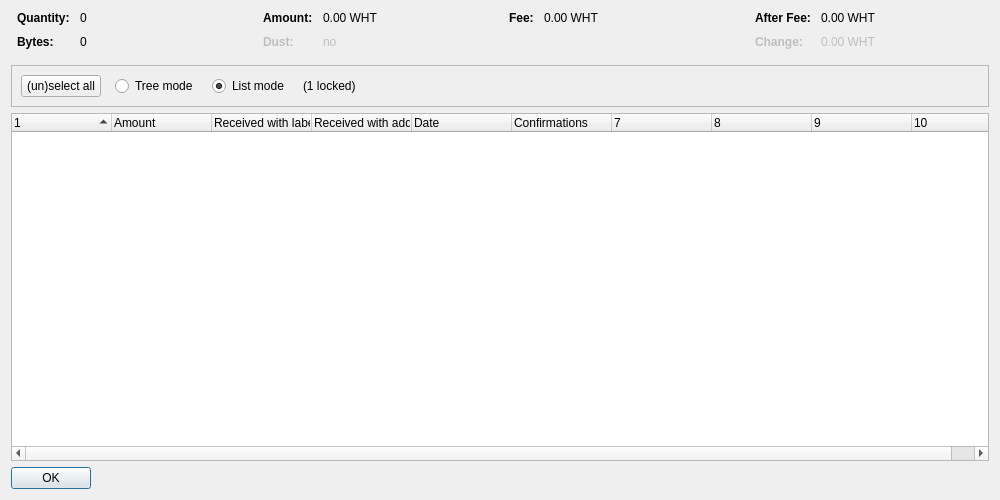
<?xml version="1.0" encoding="UTF-8"?>
<ui version="4.0">
 <class>CoinControlDialog</class>
 <widget class="QDialog" name="CoinControlDialog">
  <property name="geometry">
   <rect>
    <x>0</x>
    <y>0</y>
    <width>1000</width>
    <height>500</height>
   </rect>
  </property>
  <property name="windowTitle">
   <string>Coin Selection</string>
  </property>
  <layout class="QVBoxLayout" name="verticalLayout">
   <item>
    <layout class="QHBoxLayout" name="horizontalLayoutTop" stretch="0,0,0,0">
     <property name="topMargin">
      <number>0</number>
     </property>
     <property name="bottomMargin">
      <number>10</number>
     </property>
     <item>
      <layout class="QFormLayout" name="formLayoutCoinControl1">
       <property name="horizontalSpacing">
        <number>10</number>
       </property>
       <property name="verticalSpacing">
        <number>10</number>
       </property>
       <property name="leftMargin">
        <number>6</number>
       </property>
       <property name="rightMargin">
        <number>6</number>
       </property>
       <item row="0" column="0">
        <widget class="QLabel" name="labelCoinControlQuantityText">
         <property name="font">
          <font>
           <weight>75</weight>
           <bold>true</bold>
          </font>
         </property>
         <property name="text">
          <string>Quantity:</string>
         </property>
        </widget>
       </item>
       <item row="0" column="1">
        <widget class="QLabel" name="labelCoinControlQuantity">
         <property name="cursor">
          <cursorShape>IBeamCursor</cursorShape>
         </property>
         <property name="contextMenuPolicy">
          <enum>Qt::ActionsContextMenu</enum>
         </property>
         <property name="text">
          <string notr="true">0</string>
         </property>
         <property name="textInteractionFlags">
          <set>Qt::LinksAccessibleByMouse|Qt::TextSelectableByKeyboard|Qt::TextSelectableByMouse</set>
         </property>
        </widget>
       </item>
       <item row="1" column="0">
        <widget class="QLabel" name="labelCoinControlBytesText">
         <property name="font">
          <font>
           <weight>75</weight>
           <bold>true</bold>
          </font>
         </property>
         <property name="text">
          <string>Bytes:</string>
         </property>
        </widget>
       </item>
       <item row="1" column="1">
        <widget class="QLabel" name="labelCoinControlBytes">
         <property name="cursor">
          <cursorShape>IBeamCursor</cursorShape>
         </property>
         <property name="contextMenuPolicy">
          <enum>Qt::ActionsContextMenu</enum>
         </property>
         <property name="text">
          <string notr="true">0</string>
         </property>
         <property name="textInteractionFlags">
          <set>Qt::LinksAccessibleByMouse|Qt::TextSelectableByKeyboard|Qt::TextSelectableByMouse</set>
         </property>
        </widget>
       </item>
      </layout>
     </item>
     <item>
      <layout class="QFormLayout" name="formLayoutCoinControl2">
       <property name="horizontalSpacing">
        <number>10</number>
       </property>
       <property name="verticalSpacing">
        <number>10</number>
       </property>
       <property name="leftMargin">
        <number>6</number>
       </property>
       <property name="rightMargin">
        <number>6</number>
       </property>
       <item row="0" column="0">
        <widget class="QLabel" name="labelCoinControlAmountText">
         <property name="font">
          <font>
           <weight>75</weight>
           <bold>true</bold>
          </font>
         </property>
         <property name="text">
          <string>Amount:</string>
         </property>
        </widget>
       </item>
       <item row="0" column="1">
        <widget class="QLabel" name="labelCoinControlAmount">
         <property name="cursor">
          <cursorShape>IBeamCursor</cursorShape>
         </property>
         <property name="contextMenuPolicy">
          <enum>Qt::ActionsContextMenu</enum>
         </property>
         <property name="text">
          <string notr="true">0.00 WHT</string>
         </property>
         <property name="textInteractionFlags">
          <set>Qt::LinksAccessibleByMouse|Qt::TextSelectableByKeyboard|Qt::TextSelectableByMouse</set>
         </property>
        </widget>
       </item>
       <item row="1" column="0">
        <widget class="QLabel" name="labelCoinControlLowOutputText">
         <property name="enabled">
          <bool>false</bool>
         </property>
         <property name="font">
          <font>
           <weight>75</weight>
           <bold>true</bold>
          </font>
         </property>
         <property name="text">
          <string>Dust:</string>
         </property>
        </widget>
       </item>
       <item row="1" column="1">
        <widget class="QLabel" name="labelCoinControlLowOutput">
         <property name="enabled">
          <bool>false</bool>
         </property>
         <property name="cursor">
          <cursorShape>IBeamCursor</cursorShape>
         </property>
         <property name="contextMenuPolicy">
          <enum>Qt::ActionsContextMenu</enum>
         </property>
         <property name="text">
          <string notr="true">no</string>
         </property>
         <property name="textInteractionFlags">
          <set>Qt::LinksAccessibleByMouse|Qt::TextSelectableByKeyboard|Qt::TextSelectableByMouse</set>
         </property>
        </widget>
       </item>
      </layout>
     </item>
     <item>
      <layout class="QFormLayout" name="formLayoutCoinControl3">
       <property name="horizontalSpacing">
        <number>10</number>
       </property>
       <property name="verticalSpacing">
        <number>10</number>
       </property>
       <property name="leftMargin">
        <number>6</number>
       </property>
       <property name="rightMargin">
        <number>6</number>
       </property>
       <item row="0" column="0">
        <widget class="QLabel" name="labelCoinControlFeeText">
         <property name="font">
          <font>
           <weight>75</weight>
           <bold>true</bold>
          </font>
         </property>
         <property name="text">
          <string>Fee:</string>
         </property>
        </widget>
       </item>
       <item row="0" column="1">
        <widget class="QLabel" name="labelCoinControlFee">
         <property name="cursor">
          <cursorShape>IBeamCursor</cursorShape>
         </property>
         <property name="contextMenuPolicy">
          <enum>Qt::ActionsContextMenu</enum>
         </property>
         <property name="text">
          <string notr="true">0.00 WHT</string>
         </property>
         <property name="textInteractionFlags">
          <set>Qt::LinksAccessibleByMouse|Qt::TextSelectableByKeyboard|Qt::TextSelectableByMouse</set>
         </property>
        </widget>
       </item>
      </layout>
     </item>
     <item>
      <layout class="QFormLayout" name="formLayoutCoinControl4">
       <property name="horizontalSpacing">
        <number>10</number>
       </property>
       <property name="verticalSpacing">
        <number>10</number>
       </property>
       <property name="leftMargin">
        <number>6</number>
       </property>
       <property name="rightMargin">
        <number>6</number>
       </property>
       <item row="0" column="0">
        <widget class="QLabel" name="labelCoinControlAfterFeeText">
         <property name="font">
          <font>
           <weight>75</weight>
           <bold>true</bold>
          </font>
         </property>
         <property name="text">
          <string>After Fee:</string>
         </property>
        </widget>
       </item>
       <item row="0" column="1">
        <widget class="QLabel" name="labelCoinControlAfterFee">
         <property name="cursor">
          <cursorShape>IBeamCursor</cursorShape>
         </property>
         <property name="contextMenuPolicy">
          <enum>Qt::ActionsContextMenu</enum>
         </property>
         <property name="text">
          <string notr="true">0.00 WHT</string>
         </property>
         <property name="textInteractionFlags">
          <set>Qt::LinksAccessibleByMouse|Qt::TextSelectableByKeyboard|Qt::TextSelectableByMouse</set>
         </property>
        </widget>
       </item>
       <item row="1" column="0">
        <widget class="QLabel" name="labelCoinControlChangeText">
         <property name="enabled">
          <bool>false</bool>
         </property>
         <property name="font">
          <font>
           <weight>75</weight>
           <bold>true</bold>
          </font>
         </property>
         <property name="text">
          <string>Change:</string>
         </property>
        </widget>
       </item>
       <item row="1" column="1">
        <widget class="QLabel" name="labelCoinControlChange">
         <property name="enabled">
          <bool>false</bool>
         </property>
         <property name="cursor">
          <cursorShape>IBeamCursor</cursorShape>
         </property>
         <property name="contextMenuPolicy">
          <enum>Qt::ActionsContextMenu</enum>
         </property>
         <property name="text">
          <string notr="true">0.00 WHT</string>
         </property>
         <property name="textInteractionFlags">
          <set>Qt::LinksAccessibleByMouse|Qt::TextSelectableByKeyboard|Qt::TextSelectableByMouse</set>
         </property>
        </widget>
       </item>
      </layout>
     </item>
    </layout>
   </item>
   <item>
    <widget class="QFrame" name="frame">
     <property name="minimumSize">
      <size>
       <width>0</width>
       <height>40</height>
      </size>
     </property>
     <property name="frameShape">
      <enum>QFrame::StyledPanel</enum>
     </property>
     <property name="frameShadow">
      <enum>QFrame::Sunken</enum>
     </property>
     <layout class="QHBoxLayout" name="horizontalLayout">
      <item>
       <layout class="QHBoxLayout" name="horizontalLayoutPanel" stretch="0,0,0,0,0">
        <property name="spacing">
         <number>14</number>
        </property>
        <item>
         <widget class="QPushButton" name="pushButtonSelectAll">
          <property name="sizePolicy">
           <sizepolicy hsizetype="Maximum" vsizetype="Fixed">
            <horstretch>0</horstretch>
            <verstretch>0</verstretch>
           </sizepolicy>
          </property>
          <property name="text">
           <string>(un)select all</string>
          </property>
          <property name="autoDefault">
           <bool>false</bool>
          </property>
         </widget>
        </item>
        <item>
         <widget class="QRadioButton" name="radioTreeMode">
          <property name="sizePolicy">
           <sizepolicy hsizetype="Maximum" vsizetype="Fixed">
            <horstretch>0</horstretch>
            <verstretch>0</verstretch>
           </sizepolicy>
          </property>
          <property name="text">
           <string>Tree mode</string>
          </property>
         </widget>
        </item>
        <item>
         <widget class="QRadioButton" name="radioListMode">
          <property name="sizePolicy">
           <sizepolicy hsizetype="Maximum" vsizetype="Fixed">
            <horstretch>0</horstretch>
            <verstretch>0</verstretch>
           </sizepolicy>
          </property>
          <property name="text">
           <string>List mode</string>
          </property>
          <property name="checked">
           <bool>true</bool>
          </property>
         </widget>
        </item>
        <item>
         <widget class="QLabel" name="labelLocked">
          <property name="text">
           <string notr="true">(1 locked)</string>
          </property>
         </widget>
        </item>
        <item>
         <spacer name="horizontalSpacer">
          <property name="orientation">
           <enum>Qt::Horizontal</enum>
          </property>
          <property name="sizeHint" stdset="0">
           <size>
            <width>40</width>
            <height>20</height>
           </size>
          </property>
         </spacer>
        </item>
       </layout>
      </item>
     </layout>
    </widget>
   </item>
   <item>
    <widget class="CoinControlTreeWidget" name="treeWidget">
     <property name="contextMenuPolicy">
      <enum>Qt::CustomContextMenu</enum>
     </property>
     <property name="sortingEnabled">
      <bool>false</bool>
     </property>
     <property name="columnCount">
      <number>10</number>
     </property>
     <attribute name="headerShowSortIndicator" stdset="0">
      <bool>true</bool>
     </attribute>
     <attribute name="headerStretchLastSection">
      <bool>false</bool>
     </attribute>
     <column>
      <property name="text">
       <string/>
      </property>
     </column>
     <column>
      <property name="text">
       <string>Amount</string>
      </property>
     </column>
     <column>
      <property name="text">
       <string>Received with label</string>
      </property>
     </column>
     <column>
      <property name="text">
       <string>Received with address</string>
      </property>
     </column>
     <column>
      <property name="text">
       <string>Date</string>
      </property>
     </column>
     <column>
      <property name="text">
       <string>Confirmations</string>
      </property>
      <property name="toolTip">
       <string>Confirmed</string>
      </property>
     </column>
     <column>
      <property name="text">
       <string/>
      </property>
     </column>
     <column>
      <property name="text">
       <string/>
      </property>
     </column>
     <column>
      <property name="text">
       <string/>
      </property>
     </column>
     <column>
      <property name="text">
       <string/>
      </property>
     </column>
    </widget>
   </item>
   <item>
    <widget class="QDialogButtonBox" name="buttonBox">
     <property name="sizePolicy">
      <sizepolicy hsizetype="Maximum" vsizetype="Fixed">
       <horstretch>0</horstretch>
       <verstretch>0</verstretch>
      </sizepolicy>
     </property>
     <property name="orientation">
      <enum>Qt::Horizontal</enum>
     </property>
     <property name="standardButtons">
      <set>QDialogButtonBox::Ok</set>
     </property>
    </widget>
   </item>
  </layout>
 </widget>
 <customwidgets>
  <customwidget>
   <class>CoinControlTreeWidget</class>
   <extends>QTreeWidget</extends>
   <header>coincontroltreewidget.h</header>
  </customwidget>
 </customwidgets>
 <resources/>
 <connections/>
</ui>
